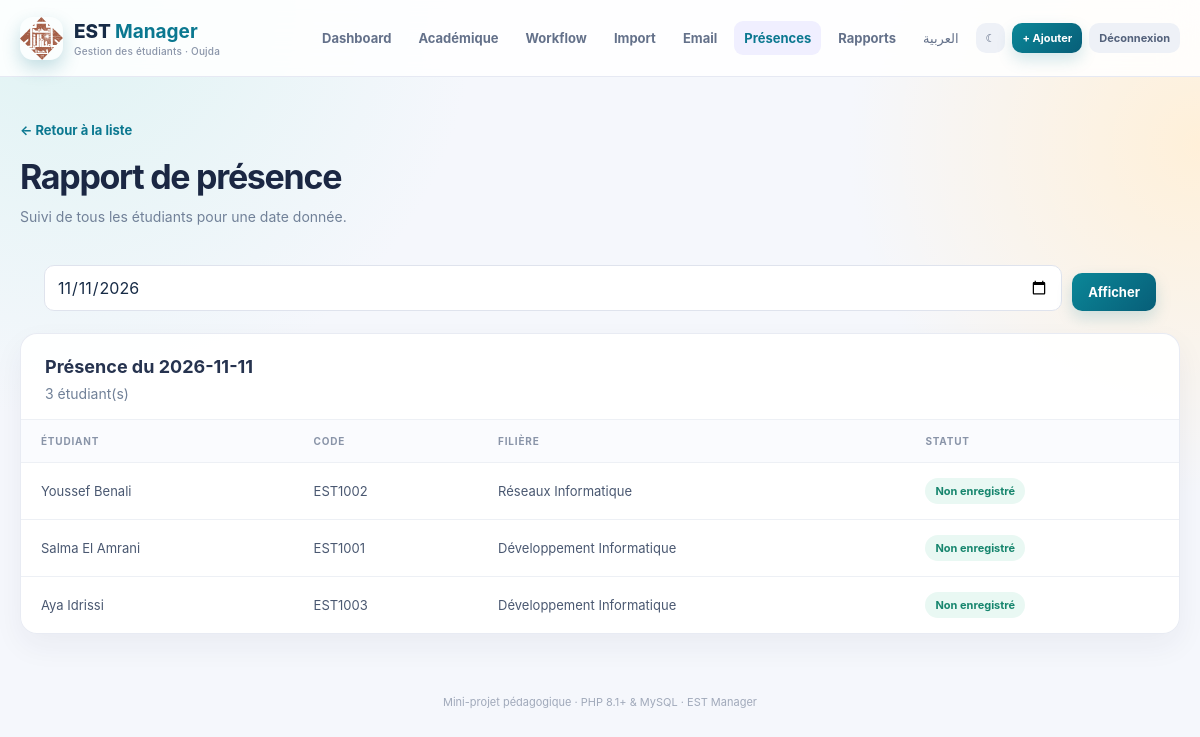
Screenshot of /attendance_report.php (signed in) with the database file from the repository.
### tables this page shows
CREATE TABLE IF NOT EXISTS etudiants (
  id INT UNSIGNED AUTO_INCREMENT PRIMARY KEY,
  code_apogee VARCHAR(20) NOT NULL UNIQUE,
  nom VARCHAR(80) NOT NULL,
  prenom VARCHAR(80) NOT NULL,
  email VARCHAR(150) NOT NULL UNIQUE,
  filiere VARCHAR(100) NOT NULL,
  niveau VARCHAR(20) NOT NULL,
  date_naissance DATE NULL,
  status ENUM('active','graduated','suspended','withdrawn') NOT NULL DEFAULT 'active',
  created_at TIMESTAMP NOT NULL DEFAULT CURRENT_TIMESTAMP
);

### includes/functions.php (called while the page is built, shortened)
<?php
function e(?string $value): string {
    return htmlspecialchars($value ?? '', ENT_QUOTES | ENT_SUBSTITUTE, 'UTF-8');
}

### attendance_report.php (the view, shortened to what this page needs)
<?php
require __DIR__ . '/includes/functions.php';
require __DIR__ . '/config/db.php';
$date = trim((string)($_GET['date'] ?? date('Y-m-d')));
$stmt = $pdo->prepare('SELECT e.id, e.code_apogee, e.nom, e.prenom, e.filiere, COALESCE(a.status, "unrecorded") AS status FROM etudiants e LEFT JOIN attendance a ON a.student_id = e.id AND a.attendance_date = :date ORDER BY e.nom, e.prenom');
$stmt->execute(['date' => $date]);
$records = $stmt->fetchAll();
require __DIR__ . '/includes/header.php';
?>
<div class="page-heading"><a href="index.php" class="back">← Retour à la liste</a><h1>Rapport de présence</h1><p>Suivi de tous les étudiants pour une date donnée.</p></div>
<form method="get" class="filters"><input type="date" name="date" value="<?= e($date) ?>" required><button class="btn btn-primary" type="submit">Afficher</button></form>
<section class="panel"><div class="panel-title"><div><h2>Présence du <?= e($date) ?></h2><p><?= count($records) ?> étudiant(s)</p></div></div><div class="table-wrap"><table><thead><tr><th>Étudiant</th><th>Code</th><th>Filière</th><th>Statut</th></tr></thead><tbody><?php foreach ($records as $record): ?><tr><td><?= e($record['prenom'] . ' ' . $record['nom']) ?></td><td><?= e($record['code_apogee']) ?></td><td><?= e($record['filiere']) ?></td><td><span class="pill"><?= e(['present' => 'Présent', 'absent' => 'Absent', 'late' => 'En retard', 'unrecorded' => 'Non enregistré'][$record['status']]) ?></span></td></tr><?php endforeach; ?></tbody></table></div></section>
<?php require __DIR__ . '/includes/footer.php'; ?>

### assets/style.css (style rules this page uses)
:root { --ink: #172b46; --muted: #718198; --primary: #0b7890; --primary-dark: #07586e; --accent: #f3ad45; --navy: #123b67; --surface: #ffffff; --line: #e8ebf3; --soft: #f5f7fc; --success: #16856d; --danger: #c83d54; font-family: Inter, ui-sans-serif, system-ui, -apple-system, "Segoe UI", sans-serif; color: var(--ink); background: var(--soft); font-synthesis: none; }
* { box-sizing: border-box; }
html { scroll-behavior: smooth; }
body { margin: 0; min-height: 100vh; background: radial-gradient(circle at 5% 0%, #dff3f3 0, transparent 26rem), radial-gradient(circle at 100% 18%, #fff0d9 0, transparent 22rem), var(--soft); }
a { color: inherit; text-decoration: none; }
button, input, select, textarea { font: inherit; }
button, a, .stat, .panel, .form-card { transition: 180ms ease; }
.btn { display: inline-flex; align-items: center; justify-content: center; gap: 7px; border: 0; border-radius: 10px; padding: 11px 16px; color: inherit; font-size: 13px; font-weight: 700; cursor: pointer; white-space: nowrap; }
.btn-primary { color: #fff; background: linear-gradient(135deg, #0b8798, #075e78); box-shadow: 0 7px 16px #0b78902e; }
.hero h1, .page-heading h1 { margin: 9px 0; color: #1b2743; font-size: clamp(27px, 4vw, 38px); letter-spacing: -1.3px; line-height: 1.15; }
.hero p, .page-heading p, .panel-title p { margin: 0; color: var(--muted); font-size: 14px; line-height: 1.65; }
.page-heading { margin: 42px 0 24px; }
.page-heading h1 { margin-top: 18px; font-size: clamp(27px, 4vw, 34px); }
.back { color: var(--primary); font-size: 13px; font-weight: 750; }
.stat, .panel, .form-card { border: 1px solid rgba(231,234,243,.95); border-radius: 17px; background: rgba(255,255,255,.93); box-shadow: 0 12px 30px rgba(28, 39, 78, .055); }
.panel { overflow: hidden; margin-bottom: 26px; }
.panel-title { display: flex; align-items: center; justify-content: space-between; gap: 16px; padding: 22px 24px 14px; }
.panel-title h2, .chart-card h2, .form-card h2 { margin: 0 0 5px; color: #26334f; font-size: 18px; }
.filters { display: flex; align-items: end; gap: 10px; flex-wrap: wrap; padding: 13px 24px 22px; }
.filters input { flex: 1; min-width: 220px; }
input, select, textarea { border: 1px solid #dfe3ed; border-radius: 10px; outline: 0; padding: 11px 12px; color: var(--ink); background: #fff; }
.table-wrap { overflow-x: auto; }
table { width: 100%; border-collapse: collapse; text-align: left; font-size: 13px; }
th { color: #8994a8; background: #fafbfe; font-size: 10px; letter-spacing: .8px; text-transform: uppercase; }
th, td { padding: 15px 20px; border-top: 1px solid #edf0f5; }
tbody tr { transition: background 160ms ease; }
td { color: #4a5871; }
.pill { display: inline-flex; border-radius: 30px; padding: 6px 10px; color: var(--success); background: #e9f8f3; font-size: 11px; font-weight: 750; }

### rows the page displays
etudiants: prenom+nom "Youssef Benali", code_apogee "EST1002", filiere "Réseaux Informatique", status "Non enregistré"
etudiants: prenom+nom "Salma El Amrani", code_apogee "EST1001", filiere "Développement Informatique", status "Non enregistré"
etudiants: prenom+nom "Aya Idrissi", code_apogee "EST1003", filiere "Développement Informatique", status "Non enregistré"

### other values shown
t('dashboard') "Dashboard"
t('logout') "Déconnexion"
$date "2026-11-11"
count($records) "3"
